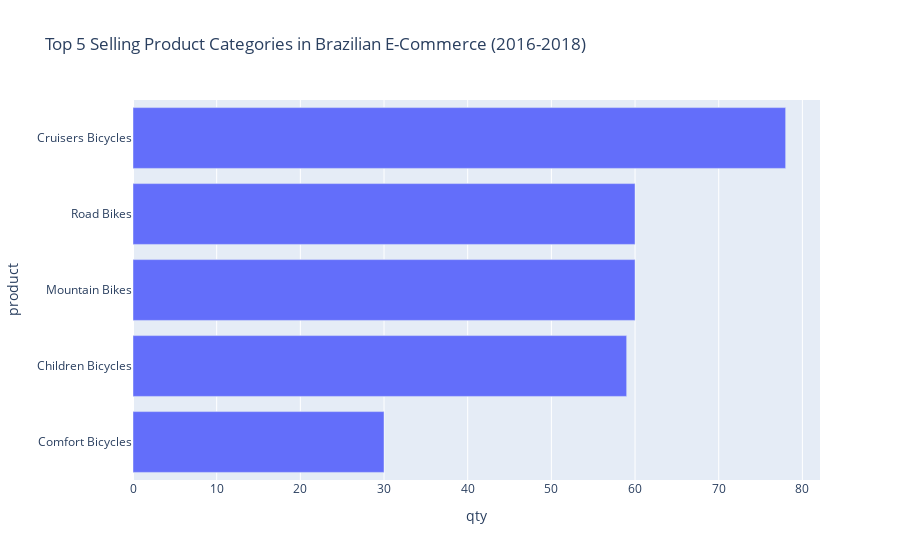

The code cell stored with this chart in its notebook:
### Code cell
# Plotting selling product categories quantity data
fig3 = px.bar(r4_top, x="qty", y="product", orientation='h', barmode="group", title='Top 5 Selling Product Categories in Brazilian E-Commerce (2016-2018)')
fig3.update_layout(yaxis={'categoryorder':'total ascending'})
fig3.show()

### Figure 1 — Plotly figure (JSON) as saved in the notebook; plotly's stock layout.template omitted (floating-point values rounded to 4 significant figures)
{"data": [{"alignmentgroup": "True", "hovertemplate": "qty=%{x}<br>product=%{y}<extra></extra>", "legendgroup": "", "marker": {"color": "#636efa", "pattern": {"shape": ""}}, "name": "", "offsetgroup": "", "orientation": "h", "showlegend": false, "textposition": "auto", "type": "bar", "x": [78, 60, 60, 59, 30], "xaxis": "x", "y": ["Cruisers Bicycles", "Mountain Bikes", "Road Bikes", "Children Bicycles", "Comfort Bicycles"], "yaxis": "y"}], "layout": {"barmode": "group", "legend": {"tracegroupgap": 0}, "title": {"text": "Top 5 Selling Product Categories in Brazilian E-Commerce (2016-2018)"}, "xaxis": {"anchor": "y", "domain": [0, 1], "title": {"text": "qty"}}, "yaxis": {"anchor": "x", "categoryorder": "total ascending", "domain": [0, 1], "title": {"text": "product"}}}}
